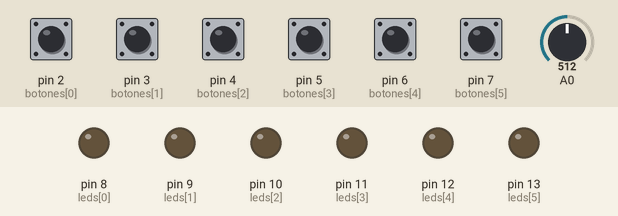
This sketch was run on a simulated Arduino Uno, built with avr-gcc and run on an emulated ATmega328P. Parts: output pins drawn as LEDs (lit = HIGH). Dashed ring = blinking. Inputs (shaded band) come from the test bench; at power-on: pin 2 (botones[0]), pin 3 (botones[1]), pin 4 (botones[2]), pin 5 (botones[3]), pin 6 (botones[4]), pin 7 (botones[5]) HIGH, A0 = 512. Random numbers use the default seed unless the sketch sets one.

Above: at 1.2 s.
1.3 s: pin 4 (botones[2]) pulled LOW for 0.15 s
At 1.42 s:
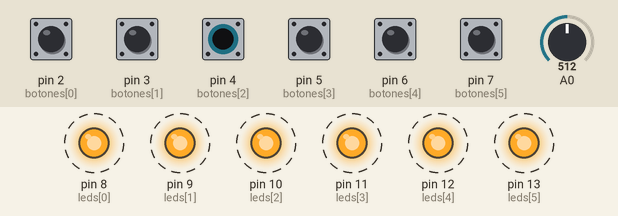
4.3 s: pin 2 (botones[0]) pulled LOW for 0.15 s
At 5.5 s:
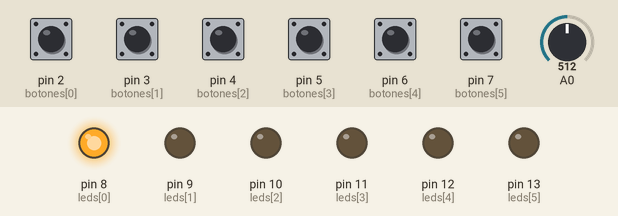
5.9 s: pin 3 (botones[1]) pulled LOW for 0.15 s
At 6.7 s:
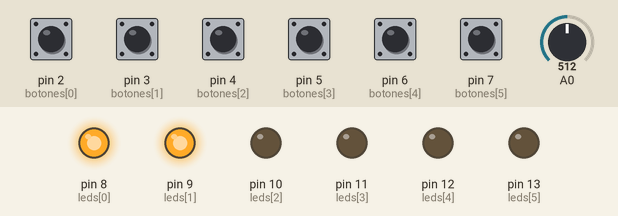
7.5 s: pin 5 (botones[3]) pulled LOW for 0.15 s
At 7.9 s:
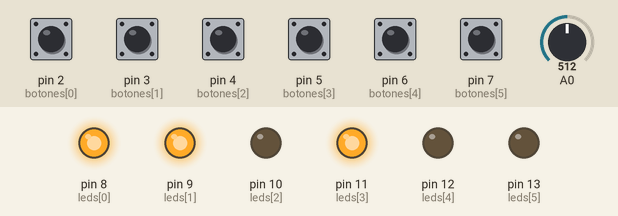
9.1 s: pin 6 (botones[4]) pulled LOW for 0.15 s
At 10.3 s:
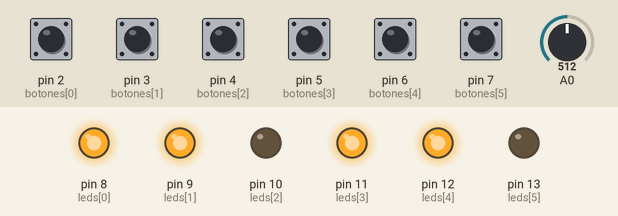
10.7 s: pin 7 (botones[5]) pulled LOW for 0.15 s
At 11.6 s:
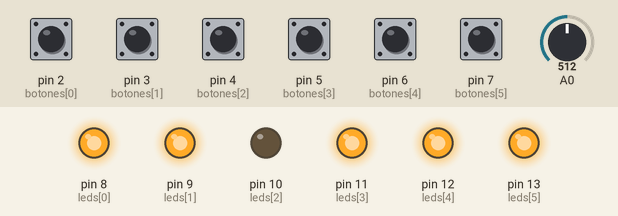
Timing chart, 0 to 13.3 s (numbered marks = the images above; inputs shaded):
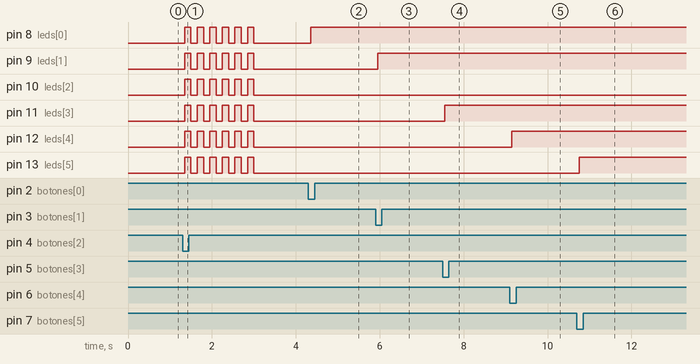

Measured:
- after the input at 1.3 s, pin 8 (leds[0]), pin 9 (leds[1]), pin 10 (leds[2]), pin 11 (leds[3]), pin 12 (leds[4]), pin 13 (leds[5]): alternates HIGH for 0.15 s and LOW for 0.15 s, 12 changes in all, then stays LOW, starting after 0.05 s
- after the input at 4.3 s, pin 8 (leds[0]): LOW → HIGH after 0.05 s
- after the input at 5.9 s, pin 9 (leds[1]): LOW → HIGH after 0.05 s
- after the input at 7.5 s, pin 11 (leds[3]): LOW → HIGH after 0.05 s
- after the input at 9.1 s, pin 12 (leds[4]): LOW → HIGH after 0.05 s
- after the input at 10.7 s, pin 13 (leds[5]): LOW → HIGH after 0.05 s

The sketch:

Memorias_1.ino
```cpp
// Pines para LEDs (D8 a D13 = 6 LEDs)
int leds[] = {8, 9, 10, 11, 12, 13};
int numLeds = 6;

// Pines para Botones (D2 a D7 = 6 botones)
int botones[] = {2, 3, 4, 5, 6, 7};
int numBotones = 6;

int ultimoEstado[6];

int minaPosicion;   // posición de la mina (0–5)
bool gameOver = false;

void setup() {
  // LEDs
  for (int i = 0; i < numLeds; i++) {
    pinMode(leds[i], OUTPUT);
    digitalWrite(leds[i], LOW);
  }

  // Botones con INPUT_PULLUP
  for (int i = 0; i < numBotones; i++) {
    pinMode(botones[i], INPUT_PULLUP);
    ultimoEstado[i] = HIGH;
  }

  iniciarJuego();
}

void iniciarJuego() {
  // Apagar LEDs
  for (int i = 0; i < numLeds; i++) {
    digitalWrite(leds[i], LOW);
  }

  // Mina aleatoria
  randomSeed(analogRead(0));
  minaPosicion = random(0, numLeds);

  gameOver = false;
}

void loop() {
  for (int i = 0; i < numBotones; i++) {

    int lectura = digitalRead(botones[i]);

    // Detectar flanco HIGH → LOW
    if (lectura == LOW && ultimoEstado[i] == HIGH) {
      delay(50);

      // Si aún no se pierde
      if (!gameOver) {
        if (i == minaPosicion) {
          gameOver = true;
          explosion();
          iniciarJuego();     // 🔥 Se reinicia automático
        } else {
          digitalWrite(leds[i], HIGH);
        }
      }
    }

    ultimoEstado[i] = lectura;
  }
}

void explosion() {
  for (int x = 0; x < 6; x++) {
    for (int i = 0; i < numLeds; i++) digitalWrite(leds[i], HIGH);
    delay(150);
    for (int i = 0; i < numLeds; i++) digitalWrite(leds[i], LOW);
    delay(150);
  }
}
```
